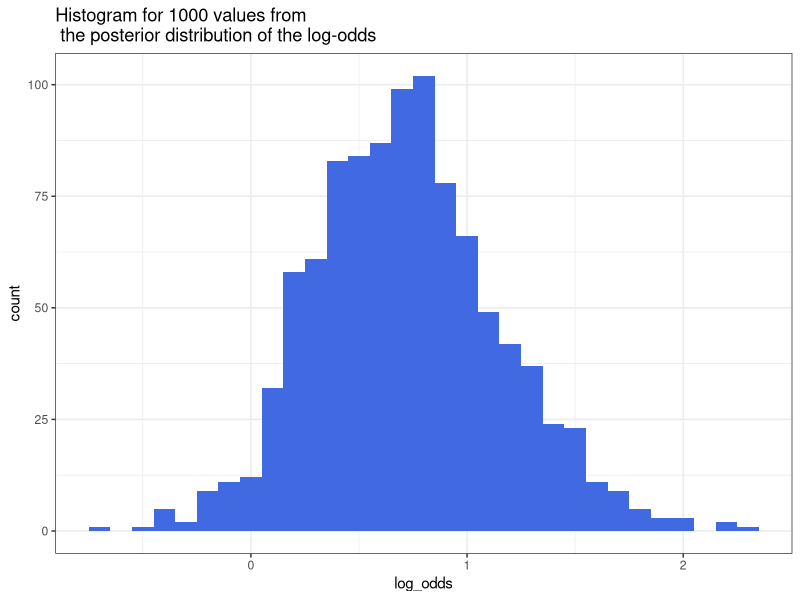
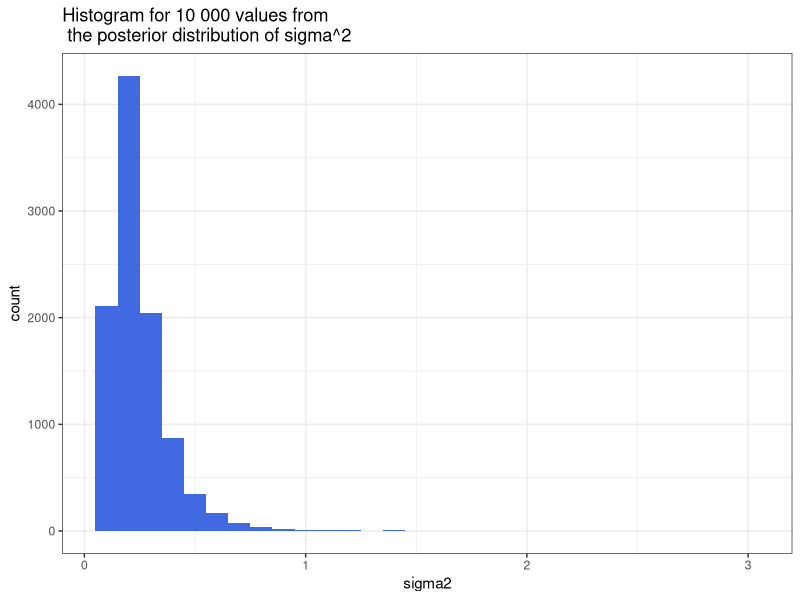
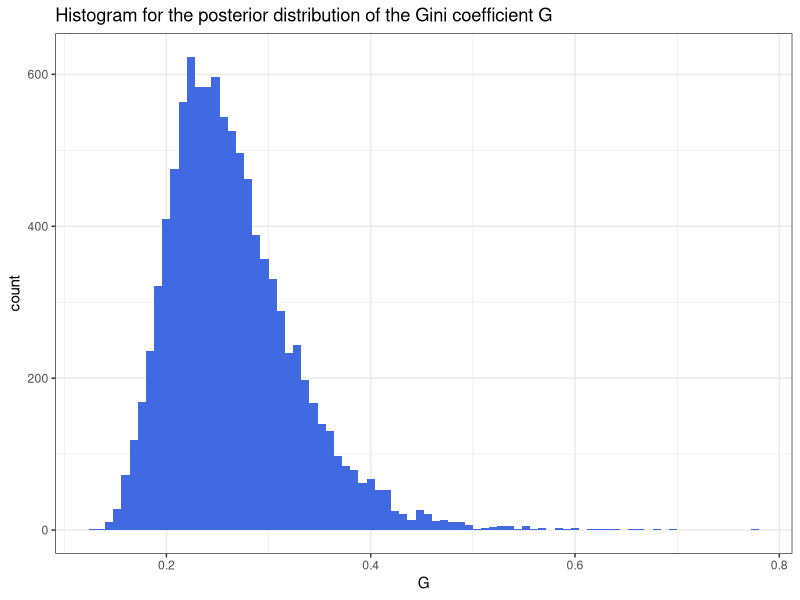
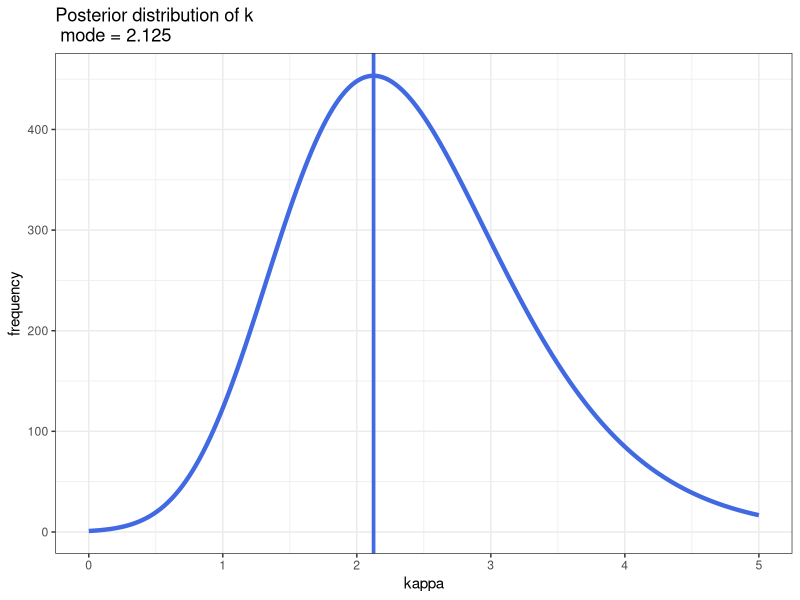
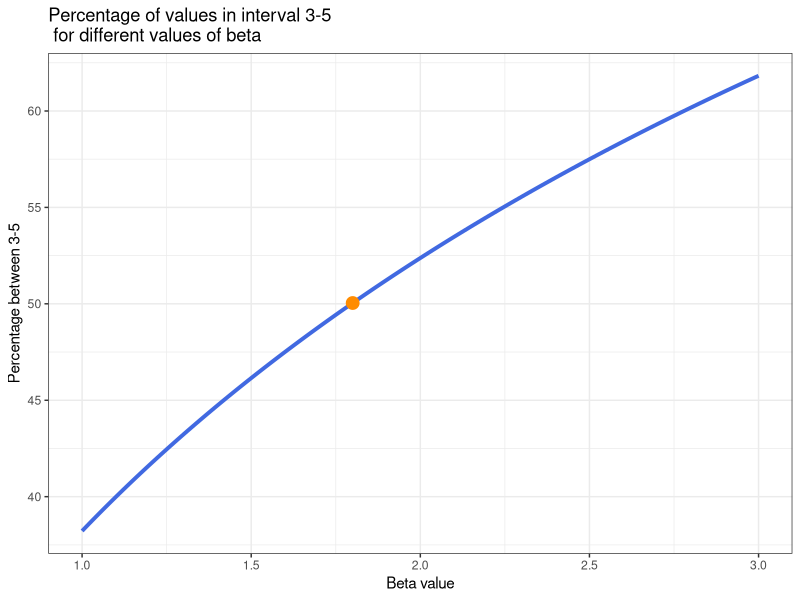
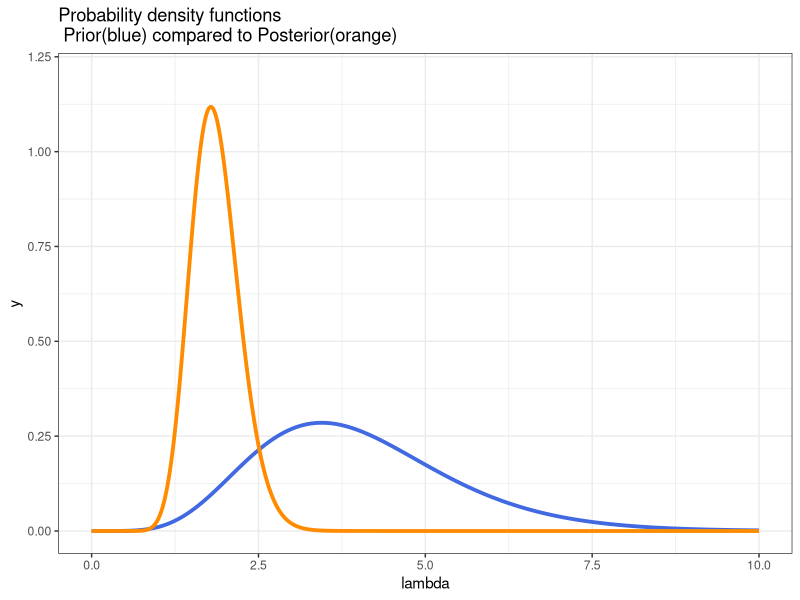

These charts were generated, in order, by the following R code:
## ---- chunk 1
library(ggplot2)
## ---- chunk 2
# 1.a)
set.seed(12345)
beta10 <- rbeta(10, 16, 8) 
beta100 <- rbeta(100, 16, 8)
beta1000 <- rbeta(1000, 16, 8)
#sd(beta10); sd(beta100) ; sd(beta1000)
true_sd <- sqrt((16*8)/((16+8)^2*(16+8+1)))
#mean(beta10); mean(beta100) ; mean(beta1000)
true_mean <- 16/(16+8) # True value, (alpha + s) / ((alpha + s) + (beta + f))
## ---- chunk 3
# 1.b)
beta_10_val <-length(subset(beta10, beta10 < 0.4)) / 10
beta_100_val <- length(subset(beta100, beta100 < 0.4)) / 100
beta_1000_val <- length(subset(beta1000, beta1000 < 0.4)) / 1000
true_prob <- pbeta(0.4, 16, 8)
## ---- chunk 4
log_odds <- log(beta1000 / (1-beta1000))
log_odds_frame <- data.frame(log_odds=log_odds)
ggplot(log_odds_frame, aes(log_odds)) + geom_histogram(binwidth=0.1, fill="royalblue") + theme_bw() + ggtitle("Histogram for 1000 values from \n the posterior distribution of the log-odds")
## ---- chunk 5
density(log_odds)
## ---- chunk 6
y <- c(14,25,45,25,30,33,19,50,34,67)
sigma2 <- 0
set.seed(12345)
for(i in 1:10000){
  chisq <- rchisq(1, 10)
  sigma2[i] <- (sum((log(y)-3.5)^2)) / chisq
}
sigma2_frame <- data.frame(sigma2=sigma2)
ggplot(sigma2_frame, aes(sigma2)) + geom_histogram(binwidth=0.1, fill="royalblue") + theme_bw() + ggtitle("Histogram for 10 000 values from \n the posterior distribution of sigma^2")
max(sigma2)
#mean(sigma2)
#var(sigma2)
# theoretical mean
#c(theoretical_mean=(sum((log(y)-3.5)^2))/(10-2))
# theoretical variance
#c(theoretical_variance=(2*10^2 * ((sum((log(y)-3.5)^2))/10)^2 ) / (8^2 * 6))
## ---- chunk 7
c(Mean=mean(sigma2))
c(Variance=var(sigma2))
## ---- chunk 8
c(theoretical_mean=(sum((log(y)-3.5)^2))/(10-2))
c(theoretical_variance=(2*10^2 * ((sum((log(y)-3.5)^2))/10)^2 ) / (8^2 * 6))
## ---- chunk 9
G <- 2*pnorm((sqrt(sigma2)/sqrt(2)))-1
G_frame <- data.frame(G=G)
ggplot(G_frame, aes(G)) + geom_histogram(binwidth=0.008, fill="royalblue") + theme_bw() + ggtitle("Histogram for the posterior distribution of the Gini coefficient G")
## ---- chunk 10
# a)
radians <- c(-2.44,2.14,2.54,1.83,2.02,2.33,-2.79,2.23,2.07,2.02)
kappa <- seq(from=0, to=5, by=0.001)
distKappa <- (1/besselI(kappa, 0))^10 * exp(kappa * sum(cos(radians-2.39))-kappa)
kappaFrame <- data.frame(x=kappa, y=distKappa)
maxkappa <- which.max(distKappa)
modeKappa <- kappa[2126]
ggplot(kappaFrame, aes(x=x,y=y)) + geom_line(col="royalblue", size=1.5) + geom_vline(xintercept=modeKappa,col="royalblue",size=1.25) +
  ggtitle("Posterior distribution of k \n mode = 2.125") + theme_bw() +ylab("frequency") + xlab("kappa")
## ---- chunk 11
bseq <- seq(1,3, 0.01)
prob <- 0
j <- 0
for(i in bseq){
  j <- j+1
  prob[j] <-  (pgamma(q = 5, 4*i, i) - pgamma(q = 3, 4*i, i) ) *100
}
prob <- data.frame(x=bseq, y=prob)
ggplot(prob, aes(x=x, y=y)) + geom_line(col="royalblue", size=1.35) + ggtitle("Percentage of values in interval 3-5\n for different values of beta") + ylab("Percentage between 3-5") + xlab("Beta value") + geom_point(data=data.frame(y=0.5004194*100,x=1.8), size=4, col="darkorange") + theme_bw()
## ---- chunk 12
# c
ysum <- sum(120342 + 235967 + 243745 + 197452 + 276935 + 157222) / 100000
 # prior
prior <- data.frame(x=seq(0,10, 0.01), y=dgamma(seq(0, 10, by=0.01), 4*1.81, 1.81))
posterior <- data.frame(x=seq(0,10, 0.01),y=dgamma(seq(0, 10, by=0.01), 4*1.81 + 19, 1.81 + 12.31663))
ggplot(prior, aes(x=x, y=y)) + geom_line(col="royalblue", size=1.3) + ylim(0,1.2) + geom_line(data=posterior, aes(x=x, y=y), col="darkorange", size=1.3) + theme_bw() + ggtitle("Probability density functions \n Prior(blue) compared to Posterior(orange)") + xlab("lambda")
